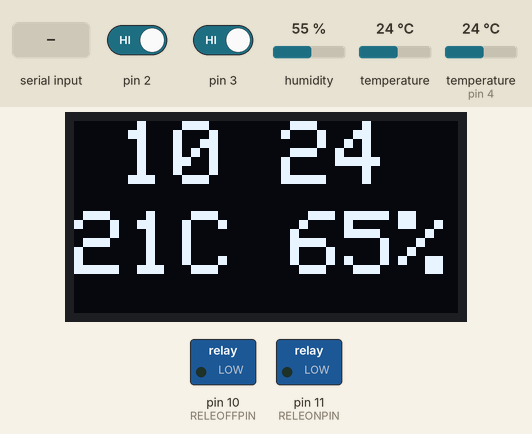
Recording of a sketch running on a simulated Arduino Uno, built with avr-gcc and run on an emulated ATmega328P. Parts: 128×64 one-colour display, switched loads named in the sketch (green lamp = pin HIGH). The test bench sets the inputs (shaded band); at power-on: pin 2 HIGH, pin 3 HIGH, humidity 55 %, temperature 24 °C, temperature (sensor on pin 4) 24 °C. The local clock reads 2024-03-15 10:24:30 at power-on unless the sketch sets it; what the sketch prints to the serial monitor is not drawn.

Above: at 1.6 s.
1.7 s: pin 2 driven LOW
At 2.7 s:
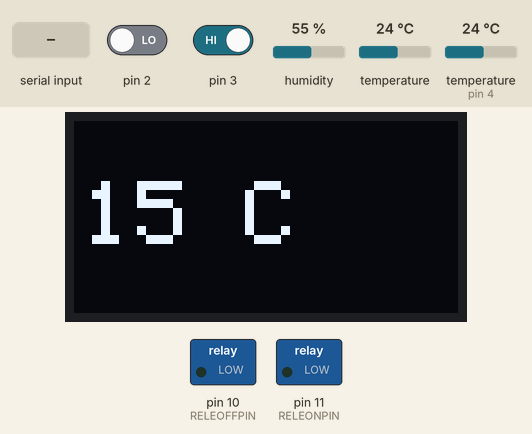
3.2 s: pin 3 driven LOW
At 3.9 s:
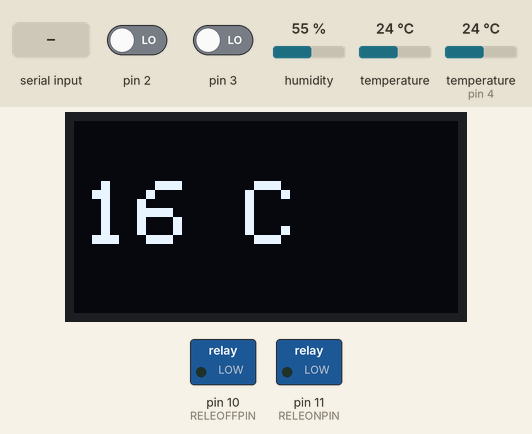
4.7 s: "90,45,200,10\n" received over Serial
7.7 s: "30,150,10,200\n" received over Serial
Timing chart, 0 to 10.7 s (numbered marks = the images above; inputs shaded):
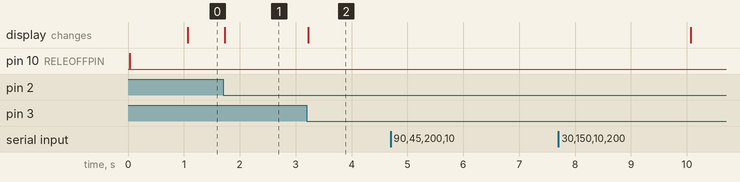

Measured:
- after the input at 1.7 s, the display: changes at once (image 1)
- after the input at 3.2 s, the display: changes at once (image 2)
- after the input at 4.7 s, every drawn part: stays the same

The sketch:

cronoduino.ino
```cpp
// (licence header left out)
#include <Streaming.h>
#include <Time.h>

#include <SPI.h>
#include <Wire.h>             //http://arduino.cc/en/Reference/Wire
#include <DS3232RTC.h>        //http://github.com/JChristensen/DS3232RTC
#include <dht.h>
#include <avr/pgmspace.h>
#include <Adafruit_GFX.h>
#include <Adafruit_SSD1306.h>
#include <Timezone.h>         //https://github.com/JChristensen/Timezone

// Central Europe Time Zone (Rome)
TimeChangeRule myCEST = {"CEST", Last, Sun, Mar, 2, +120};    //Daylight time = UTC +2 hours
TimeChangeRule myCET = {"CET", Last, Sun, Oct, 3, +60};       //Standard time = UTC +1 hours
Timezone myTZ(myCEST, myCET);
TimeChangeRule *tcr;        //pointer to the time change rule, use to get TZ abbrev


// If using software SPI (the default case):
#define OLED_D1   8  //MOSI
#define OLED_D0   9  //CLK
#define OLED_DC    6
#define OLED_CS    5
#define OLED_RESET 7
Adafruit_SSD1306 display(OLED_D1, OLED_D0, OLED_DC, OLED_RESET, OLED_CS);


#define DELTAY 2
#define BOUNCE_DURATION 200   // define an appropriate bounce time in ms for switches

volatile unsigned long bounceTime1 = 0; // variable to hold ms count to debounce a pressed switch
volatile unsigned long bounceTime2 = 0; // variable to hold ms count to debounce a pressed switch


#define LOGO16_GLCD_HEIGHT 16
#define LOGO16_GLCD_WIDTH  16


#if (SSD1306_LCDHEIGHT != 64)
//#error("Height incorrect, please fix Adafruit_SSD1306.h!");
#endif

dht DHT11;


#define TEMP_OFFSET -3

#define HUM_OFFSET 10

#define DHT11PIN 4

#define MINTEMP 10 //minimum temperature that can be setup

#define MAXTEMP 27 //maximum temperature that can be setup

#define ERRORDISPLAYDELAY 2000 // number of ms for showing an error on the OLED display

#define ERRORONTIMESET 10 // Error on time setup

#define RELEONPIN 11    // relay coil 2: switch on

#define RELEOFFPIN 10   // relay coil 1: switch off

/* temperature time table. Temperature are multiplied by 10 */

const uint16_t weektemp[7][24] PROGMEM =
{ //00   01   02   03   04   05   06   07   08   09   10   11   12   13   14   15   16   17   18   19   20   21   22   23
  { 150, 150, 150, 150, 150, 180, 210, 210, 150, 150, 150, 150, 150, 150, 150, 210, 210, 210, 210, 210, 210, 210, 150, 150}, //sun
  { 150, 150, 150, 150, 150, 180, 210, 210, 150, 150, 150, 150, 150, 150, 150, 210, 210, 210, 210, 210, 210, 210, 150, 150}, //mon
  { 150, 150, 150, 150, 150, 180, 210, 210, 150, 150, 150, 150, 150, 150, 150, 210, 210, 210, 210, 210, 210, 210, 150, 150}, //tue
  { 150, 150, 150, 150, 150, 180, 210, 210, 150, 150, 150, 150, 150, 150, 150, 210, 210, 210, 210, 210, 210, 210, 150, 150}, //wed
  { 150, 150, 150, 150, 150, 180, 210, 210, 150, 150, 150, 150, 150, 150, 150, 210, 210, 210, 210, 210, 210, 210, 150, 150}, //thu
  { 150, 150, 150, 150, 150, 180, 210, 210, 150, 150, 150, 150, 150, 150, 150, 210, 210, 210, 210, 210, 210, 210, 150, 150}, //fri
  { 150, 150, 150, 150, 150, 180, 210, 210, 150, 150, 150, 150, 150, 150, 150, 210, 210, 210, 210, 210, 210, 210, 150, 150}  //sat
};

//{  0,  10,  20,  30,  40,  50,  60,  70,  80,  90, 100, 110, 120, 130, 140, 150, 160, 170, 180, 190, 200, 210, 220, 230}, //mon


word setuptemp;

float RTCTemp;
float DHT11Temp;
float DHT11Hum;


volatile time_t t;
volatile time_t tLast;
volatile time_t tLast2;
volatile time_t LastChanged=0;
volatile time_t tLast3;
volatile time_t tLast4;
volatile time_t tLast5;

volatile int displaytype = 3;

boolean running = false; // heating system runnung flag
boolean fx = false; // ":" character toggling each second flag

void parseserial()
{
    //note that the tmElements_t Year member is an offset from 1970,
    //but the RTC wants the last two digits of the calendar year.
    //use the convenience macros from Time.h to do the conversions.
    tmElements_t tm;
    int y = Serial.parseInt();
    if (y >= 100 && y < 1000)
      Serial << F("Error: Year must be two digits or four digits!") << endl;
    else {
      if (y >= 1000)
        tm.Year = CalendarYrToTm(y);
      else    //(y < 100)
        tm.Year = y2kYearToTm(y);
      tm.Month = Serial.parseInt();
      tm.Day = Serial.parseInt();
      tm.Hour = Serial.parseInt();
      tm.Minute = Serial.parseInt();
      tm.Second = Serial.parseInt();
      if ( (tm.Month >= 1 && tm.Month <= 12) &&
           (tm.Day >= 1  && tm.Day <= 31) &&
           (tm.Hour >= 0 && tm.Hour <= 24) &&
           (tm.Minute >= 0 && tm.Minute <= 59) &&
           (tm.Second >= 0 && tm.Second <= 59)) {
        time_t t_local = makeTime(tm);
        t=myTZ.toUTC(t_local);
        RTC.set(t);        //use the time_t value to ensure correct weekday is set
        setTime(t);
        Serial << F("RTC set to: ");
        printDateTime(t);
        Serial << endl;
      }
      else {
        Serial << F("Invalid Date/Time: ");
        Serial << y << F(" ");
        Serial << tm.Month << F(" ");
        Serial << tm.Day << F(" ");
        Serial << tm.Hour << F(" ");
        Serial << tm.Minute << F(" ");
        Serial << tm.Second << endl;
      }
      //dump any extraneous input
      while (Serial.available() > 0) Serial.read();
    }
  }

void setup(void)
{
  //initialize serial
  Serial.begin(115200);
  // Initialize OLED display: by default, we'll generate the high voltage from the 3.3v line internally! (neat!)
  display.begin(SSD1306_SWITCHCAPVCC);

  display.clearDisplay();
  display.setTextColor(WHITE);
  // init done
  attachInterrupt(0, dectemp, FALLING);
  attachInterrupt(1, inctemp, FALLING);

  pinMode(RELEOFFPIN, OUTPUT); // relay coil 1: switch off
  pinMode(RELEONPIN, OUTPUT); // relay coil 2: switch on
  //pinMode(12, OUTPUT);
  //setSyncProvider() causes the Time library to synchronize with the
  //external RTC by calling RTC.get() every five minutes by default.
  setSyncProvider(RTC.get);
  Serial << F("RTC Sync");
  if (timeStatus() != timeSet) {
    Serial << F(" FAIL!");
    displayError(ERRORONTIMESET);
  }
  Serial << endl;
  //switch off the relay
  digitalWrite(RELEOFFPIN, HIGH);
  delay(RELEOFFPIN);
  digitalWrite(RELEOFFPIN, LOW);


  /* show the temperature time table on the serial line */

  int i;
  int j;
  for (i = 0; i < 7; i++) {
    for (j = 0; j < 24; j++) {
      setuptemp = (word)(pgm_read_dword(&(weektemp[i][j]))) / (word)10;
      Serial << setuptemp << F(" ");
    }
    Serial << endl;
  }
  time_t utc_t;
  utc_t = now();
  t = myTZ.toLocal(utc_t, &tcr);
  tLast3 = t;
  tLast2 = 0;
  tLast4 = t;
  tLast5 = t;
  tLast = 0;
}

void loop(void)
{

  //check for input to set the RTC, minimum length is 12, i.e. yy,m,d,h,m,s
  if (Serial.available() >= 12){
    parseserial();
  }

  time_t utc_t;
  utc_t = now();
  t = myTZ.toLocal(utc_t, &tcr);
    //get the setup temp every hour and after an hour is has manually changed
    if ((t-tLast >= 3600) && (t-LastChanged >= 3600)) {
      setuptemp = (word)(pgm_read_dword(&(weektemp[weekday(t) - 1][hour(t)]))) / (word)10;
      setuptemp = constrain(setuptemp, MINTEMP, MAXTEMP);
      Serial << F(" Temp set ") << setuptemp;
      tLast=t;
    }

    if(t != tLast3){ // show display every second
        showdisplay();
        tLast3 = t;
    }

    if ((t - tLast2) >= 60){ //  check the temperature every minute
      Serial << endl;
      printDateTime(t); //print date and time on the serial
      //if (second(t) == 0) {
      RTCTemp = RTC.temperature() / 4.;
      //float f = c * 9. / 5. + 32.;
      Serial << F("  ") << RTCTemp << F(" C  ") ;//<< f << F(" F");
      int chk = DHT11.read11(DHT11PIN);
      switch (chk)
      {
        case DHTLIB_OK:
          //Serial.println("OK");
          break;
        case DHTLIB_ERROR_CHECKSUM:
          Serial << endl << F("Checksum error");
          break;
        case DHTLIB_ERROR_TIMEOUT:
          Serial << endl << F("Time out error");
          break;
        default:
          Serial << endl << F("Unknown error");
          break;
      }
      DHT11Temp = DHT11.temperature + TEMP_OFFSET;
      DHT11Hum = DHT11.humidity + HUM_OFFSET;
      Serial << F("DHT11: Humidity (%): ");
      Serial << DHT11Hum;
      Serial << F(" Temperature (C): ");
      Serial << DHT11Temp;
      Serial << F(" Last Changed: ");
      printTime(LastChanged);
      Serial << F(" Lasted seconds: ") << (t - LastChanged);
      Serial << F(" Day: ") << weekday(t) << F(" Hour: ") << hour(t) << F(" Set up Temperature ") << setuptemp;
      if ((setuptemp > DHT11Temp) && !running) {
        //switch on heating system
        digitalWrite(RELEONPIN, HIGH);
        delay(10);
        digitalWrite(RELEONPIN, LOW);
        running = true;
      }
      else {
        if ((setuptemp <= DHT11Temp) && running) {
          //switch off heating system
          digitalWrite(RELEOFFPIN, HIGH);
          delay(10);
          digitalWrite(RELEOFFPIN, LOW);
          running = false;
        }
      }
      tLast2 = t;
    }
    if ((t-tLast4)>=60){
      displaytype=1;
    }
    if((displaytype ==2) && ((t-tLast4)>=5)){
      displaytype=3;
    }
}

void displayError(int E)
{
  display.clearDisplay();
  display.setTextSize(3);
  display.setCursor(3, 10);
  display.println(F("ERROR "));
  display.println(E);
  display.display();
  delay(ERRORDISPLAYDELAY);
}


//display an integer in "00" format (with leading zero),
//followed by a delimiter character to OLED.
//Input value assumed to be between 0 and 99.
void displayI00(int val, char delim)
{
  if (val < 10) display.print(F("0"));
  display.print(val);
  if (delim > 0) display.print(delim);
  return;
}


//print date and time to Serial
void printDateTime(time_t t)
{
  printDate(t);
  Serial << F(" ");
  printTime(t);
}


//print time to Serial
void printTime(time_t t)
{
  printI00(hour(t), ':');
  printI00(minute(t), ':');
  printI00(second(t), ' ');
}

//print date to Serial
void printDate(time_t t)
{
  printI00(day(t), 0);
  Serial << F(" ") << monthShortStr(month(t)) << F(" ") << _DEC(year(t));
}

//Print an integer in "00" format (with leading zero),
//followed by a delimiter character to Serial.
//Input value assumed to be between 0 and 99.
void printI00(int val, char delim)
{
  if (val < 10) Serial << F("0");
  Serial << _DEC(val);
  if (delim > 0) Serial << delim;
  return;
}


void inctemp()
{
  //Serial << endl << F("inctemp") << endl ;
  if (abs(millis() - bounceTime1) > BOUNCE_DURATION)
  {
    switch (displaytype) {
    case 1:
      displaytype = 3;
      showdisplay3();
    break;
    case 2:
      setuptemp = constrain(setuptemp + 1, MINTEMP, MAXTEMP);
      LastChanged = t;
      showdisplay2();
    break;
    case 3:
     displaytype = 2;
     showdisplay2();
    break;
    }
    tLast4=t;
  }
  bounceTime1 = millis();
}

void dectemp()
{
  //Serial << endl << F("dectemp") << endl ;
  if (abs(millis() - bounceTime2) > BOUNCE_DURATION)
  {
    switch (displaytype) {
    case 1:
      displaytype = 3;
      showdisplay3();
    break;
    case 2:
      setuptemp = constrain(setuptemp - 1, MINTEMP, MAXTEMP);
      LastChanged = t;
      showdisplay2();
    break;
    case 3:
     displaytype = 2;
     showdisplay2();
    break;
    }
    tLast4=t;
  }
  bounceTime2 = millis();
}

void showdisplay1(){
    display.clearDisplay();
    display.display();
}


void showdisplay3()
{ //static boolean f;
  display.clearDisplay();
  display.setTextSize(3);
  display.setCursor(15, 0);
  if (fx)
  {
    displayI00(hour(t), ':');
    fx = false;
  }
  else
  {
    displayI00(hour(t), ' ');
    fx = true;
  }
  if (running)
  {
    displayI00(minute(t), '.');
  }
  else
  {
    displayI00(minute(t), ' ');
  }
  display.setCursor(0, 30);
  display.print(int(DHT11Temp));
  display.print(F("C "));
  display.print(int(DHT11Hum));
  display.print(F("%"));
  display.display();
}

void showdisplay2()
{
  display.clearDisplay();
  display.setTextSize(3);
  display.setCursor(3, 20);
  display.print(setuptemp);
  display.print(F(" C"));
  display.display();
}

void showdisplay()
{

    switch (displaytype) {
    case 1:
      showdisplay1();
    break;
    case 2:
      showdisplay2();
    break;
    case 3:
      showdisplay3();
    break;
  }
}
```
